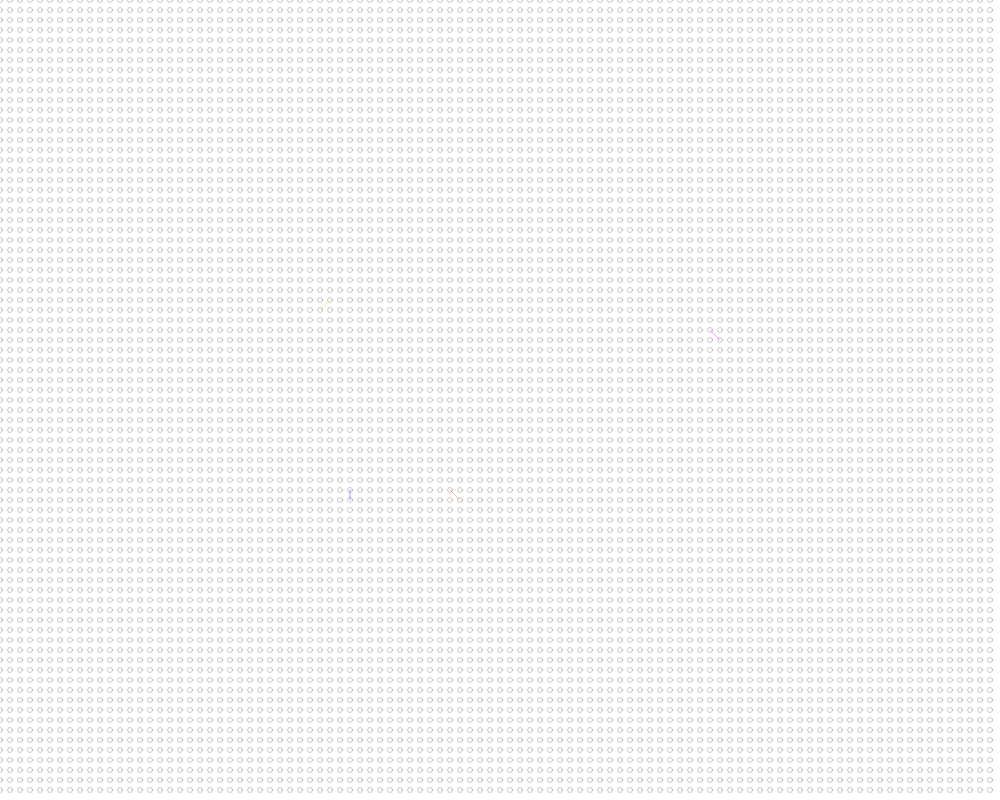
Frame 1 (no input)
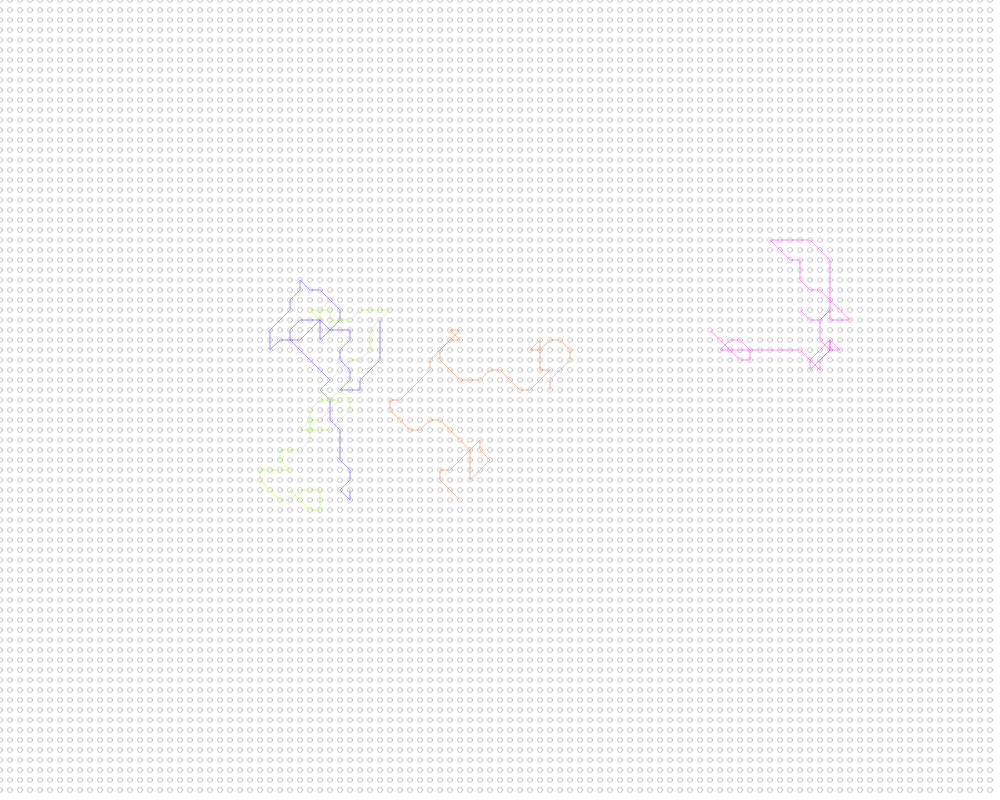
Frame 60 (no input)
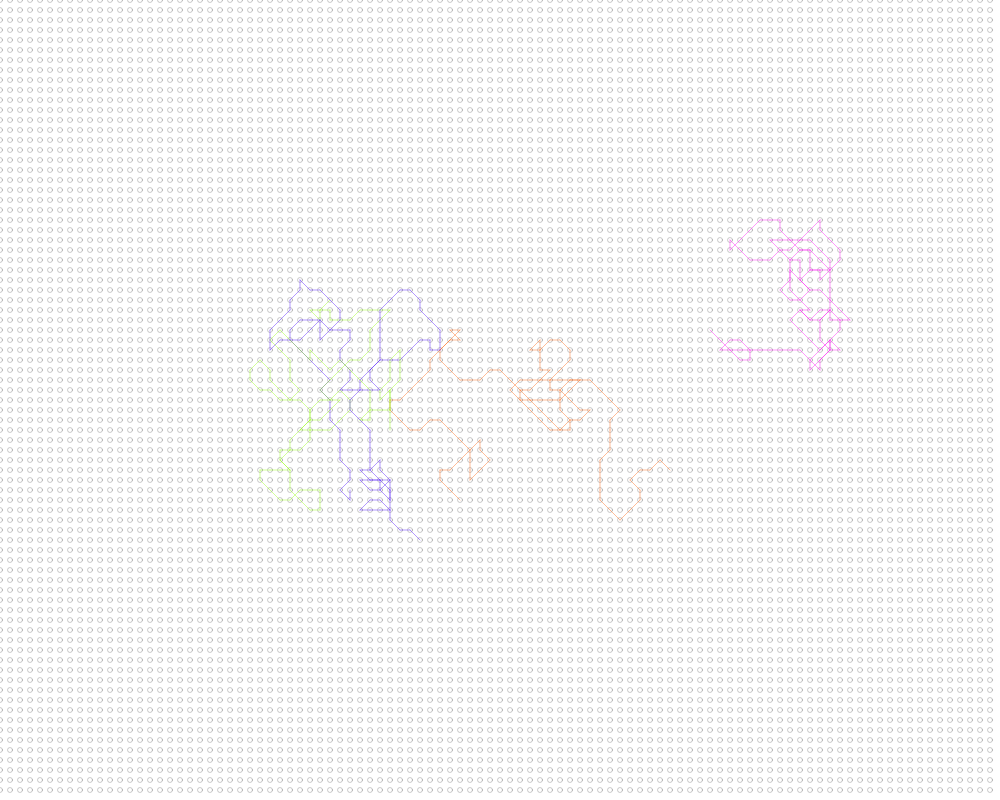
Frame 120 (the mouse pressed at the canvas centre since frame 60)

The p5.js sketch that drew these frames (run headless with seeded random() and noise() and a simulated clock; from frame 60 on, the mouse is pressed at the canvas centre):

// p5.js sketch
// ── sketch.js
"use strict";

var lineX, lineY;
var angleIncrement;
var side;
var xPositions, yPositions, colors, increments;
var numSnakes;
var gridWidth, gridHeight;

var quadrantMap;
var backgroundGrid;

function setup() {
    createCanvas(1000, 800);
    colorMode(HSB, 100);
    frameRate(20);
    background(0, 0, 100);
    stroke(0, 0, 0, 10);

    numSnakes = 4;
    xPositions = [];
    yPositions = [];
    colors = [];
    increments = [];
    angleIncrement = PI/4;
    side = 10;
    gridWidth = Math.floor(width/side);
    gridHeight = Math.floor(height/side);
    backgroundGrid = new Array(gridWidth);
    for (var i = 0; i < gridWidth; ++i) {
        backgroundGrid[i] = []
        for (var j = 0; j < gridHeight; ++j) {
            backgroundGrid[i][j] = color(0, 0, 100);
            stroke(0, 0, 0, 20);
            noFill();
            ellipse(i*side, j*side, 5, 5);
        }
    }

    quadrantMap = initQuadrants();;
    
    for (var i = 0; i < numSnakes; i++) {
        colors[i] = color(Math.round(random(0, 100)), 100, 100, 40);
        xPositions[i] = Math.floor(random(gridWidth/4, 3*gridWidth/4));
        yPositions[i] = Math.floor(random(gridHeight/4, 3*gridHeight/4));
        increments[i] = getIncrement(Math.round(random(0, 7)), xPositions[i], yPositions[i], gridWidth, gridHeight, quadrantMap);
    }
    noFill();
}

function draw() {
    for (var i = 0; i < numSnakes; i++) {
        var inside = false;
        while(!inside) {
            increments[i] = getIncrement(increments[i], xPositions[i], yPositions[i], gridWidth, gridHeight, quadrantMap);
            var lineLen;
            var xPos, yPos;
            var angle = angleIncrement*increments[i];
            if (increments[i] % 2 == 0) {
                xPos = xPositions[i] + cos(angle);
                yPos = yPositions[i] + sin(angle);
                
            } else {
                xPos = xPositions[i] + Math.round(cos(angle));
                yPos = yPositions[i] + Math.round(sin(angle));
                
            }
            if (xPos < 0 || xPos > gridWidth || yPos < 0 || yPos > gridHeight) {
                inside = false;
            } else {
                inside = true;
            }
        }
        stroke(colors[i]);
        line(side*xPositions[i], side*yPositions[i], side*xPos, side*yPos);
        backgroundGrid[xPos, yPos] = colors[i];
        xPositions[i] = xPos;
        yPositions[i] = yPos;
    }
}

// TODO: fix me up so that I return weighted directions
function getIncrement(prev, lineX, lineY, w, h, quadrantMap) {
    var res;
    var quadrant = getQuadrant(lineX, lineY, w, h);
    var dirs = quadrantMap[quadrant];
    do {
        if (random(0, 1) > 0.4) {
            res = Math.round(random(prev - 1, prev + 1));
        } else {
            res = Math.round(random(0, 8));
        }
        if (quadrant != 5) {
            if (random(0,1) > 0.65) {
                res = Math.round(random(dirs[0], dirs[1]));
            }
        }
    } while ((res-4) == prev || res + 4 == prev);
    return res;
}

function initQuadrants() {
    var quadrantMap = []
    quadrantMap[1] = [0, 2];
    quadrantMap[2] = [-2, 2]
    quadrantMap[3] = [-2, 0]
    quadrantMap[4] = [0, 4];
    quadrantMap[5] = [0, 8];
    quadrantMap[6] = [4, 8];
    quadrantMap[7] = [2, 4];
    quadrantMap[8] = [2, 6];
    quadrantMap[9] = [4, 6];
    return quadrantMap;
}

function getQuadrant(x, y, w, h) {
    var quadrant = 5;
    if (x < w/5) {
        if (y < h/5) {
            quadrant = 1;
        } else if (y > 4*h/5) {
            quadrant = 3;
        } else {
            quadrant = 2
        }
    } else if (x > 4*w/5) {
        if (y < h/5) {
            quadrant = 7;
        } else if (y > 4*h/5) {
            quadrant = 9;
        } else {
            quadrant = 8
        }
    } else if (y < h/5) {
        quadrant = 4
    } else if (y > 4*h/5) {
        quadrant = 6;
    }
    return quadrant;
}
